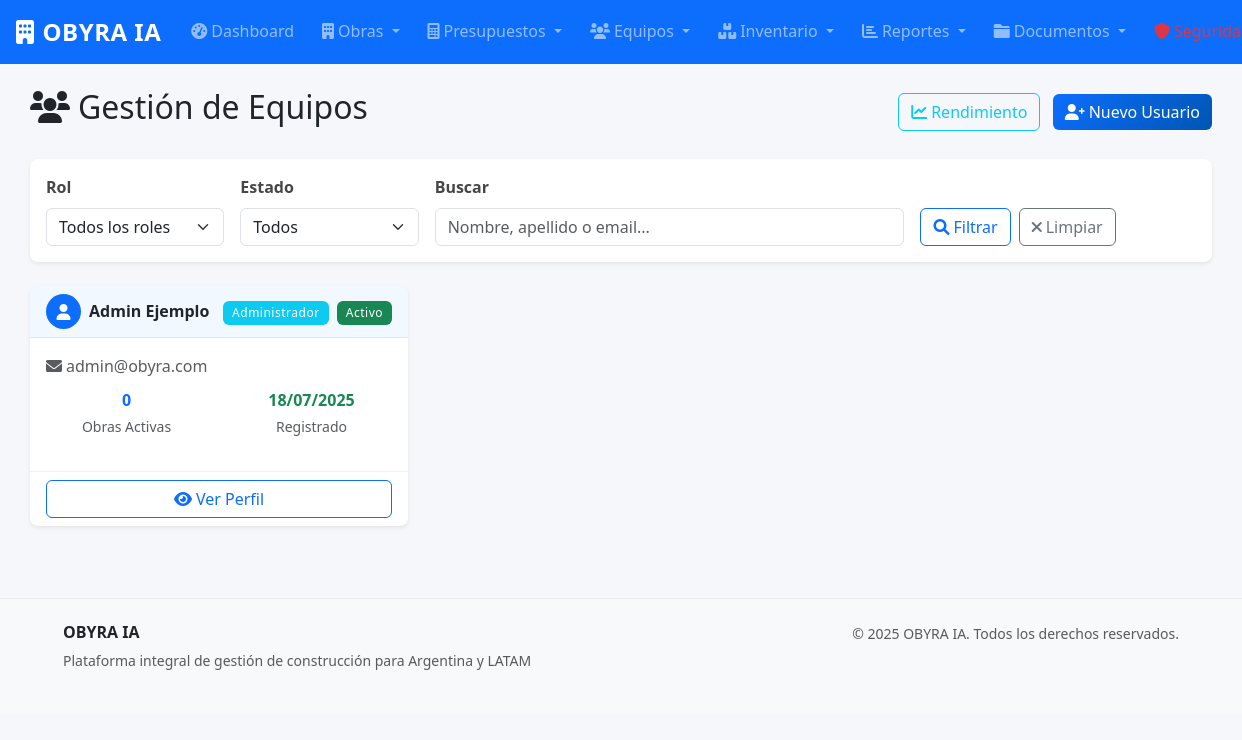
Page /equipos/ (signed in) on the committed database.
### models.py (models this page shows, shortened)
class Usuario(UserMixin, db.Model):
    __tablename__ = 'usuarios'
    id = db.Column(db.Integer, primary_key=True)
    nombre = db.Column(db.String(100), nullable=False)
    apellido = db.Column(db.String(100), nullable=False)
    email = db.Column(db.String(120), unique=True, nullable=False)
    telefono = db.Column(db.String(20))
    password_hash = db.Column(db.String(256), nullable=True)  # Nullable para usuarios de Google
    rol = db.Column(db.String(20), nullable=False, default='operario')  # administrador, tecnico, operario
    activo = db.Column(db.Boolean, default=True)
    auth_provider = db.Column(db.String(20), nullable=False, default='manual')  # manual, google
    google_id = db.Column(db.String(100), nullable=True)  # ID de Google para usuarios OAuth
    profile_picture = db.Column(db.String(500), nullable=True)  # URL de imagen de perfil de Google
    created_at = db.Column(db.DateTime, default=datetime.utcnow)
    fecha_creacion = db.Column(db.DateTime, default=datetime.utcnow)
    organizacion_id = db.Column(db.Integer, db.ForeignKey('organizaciones.id'), nullable=False)
    organizacion = db.relationship('Organizacion', back_populates='usuarios')
    obras_asignadas = db.relationship('AsignacionObra', back_populates='usuario', lazy='dynamic')
    registros_tiempo = db.relationship('RegistroTiempo', back_populates='usuario', lazy='dynamic')
    @property
    def nombre_completo(self):
        return f"{self.nombre} {self.apellido}"
    def puede_acceder_modulo(self, modulo):
        permisos = {
            'administrador': ['obras', 'presupuestos', 'equipos', 'inventario', 'reportes', 'asistente', 'cotizacion', 'documentos', 'seguridad'],
            'tecnico': ['obras', 'presupuestos', 'inventario', 'reportes', 'asistente', 'cotizacion', 'documentos', 'seguridad'],
            'operario': ['obras', 'inventario', 'asistente', 'documentos']
        }
        return modulo in permisos.get(self.rol, [])

### equipos.py (the view, shortened to what this page needs)
@equipos_bp.route('/')
@login_required
def lista():
    if not current_user.puede_acceder_modulo('equipos'):
        flash('No tienes permisos para acceder a este módulo.', 'danger')
        return redirect(url_for('reportes.dashboard'))
    rol_filtro = request.args.get('rol', '')
    buscar = request.args.get('buscar', '')
    activo = request.args.get('activo', '')
    query = Usuario.query
    if rol_filtro:
        query = query.filter(Usuario.rol == rol_filtro)
    if activo:
        query = query.filter(Usuario.activo == (activo == 'true'))
    usuarios = query.order_by(Usuario.apellido, Usuario.nombre).all()
    for usuario in usuarios:
        usuario.obras_activas = usuario.obras_asignadas.join(Obra).filter(
            AsignacionObra.activo == True,
            Obra.estado.in_(['planificacion', 'en_curso'])
        ).count()
    return render_template('equipos/lista.html',
                         usuarios=usuarios,
                         rol_filtro=rol_filtro,
                         buscar=buscar,
                         activo=activo)

### app.py (called while the page is built)
@login_manager.user_loader
def load_user(user_id):
    from models import Usuario
    return Usuario.query.get(int(user_id))

### templates/equipos/lista.html (shortened to what this page needs)
{% extends "base.html" %}
{% block content %}
<div class="container-fluid mt-4">
    <div class="row">
        <div class="col-12">
            <div class="d-flex justify-content-between align-items-center mb-4">
                <h2><i class="fas fa-users me-2"></i>Gestión de Equipos</h2>
                {% if current_user.rol == 'administrador' %}
                <div>
                    <a href="{{ url_for('equipos.rendimiento') }}" class="btn btn-outline-info me-2">
                        <i class="fas fa-chart-line me-1"></i>Rendimiento
                    </a>
                    <a href="{{ url_for('auth.register') }}" class="btn btn-primary">
                        <i class="fas fa-user-plus me-1"></i>Nuevo Usuario
                    </a>
                </div>
                {% endif %}
            </div>
        </div>
    </div>
    <div class="card mb-4">
        <div class="card-body">
            <form method="GET" class="row g-3">
                <div class="col-md-2">
                    <label for="rol" class="form-label">Rol</label>
                    <select class="form-select" id="rol" name="rol">
                        <option value="">Todos los roles</option>
                    </select>
                </div>
                <div class="col-md-2">
                    <label for="activo" class="form-label">Estado</label>
                    <select class="form-select" id="activo" name="activo">
                        <option value="">Todos</option>
                    </select>
                </div>
                <div class="col-md-5">
                    <label for="buscar" class="form-label">Buscar</label>
                    <input type="text" class="form-control" id="buscar" name="buscar"
                           value="{{ buscar }}" placeholder="Nombre, apellido o email...">
                </div>
                <div class="col-md-3 d-flex align-items-end">
                    <button type="submit" class="btn btn-outline-primary me-2">
                        <i class="fas fa-search me-1"></i>Filtrar
                    </button>
                    <a href="{{ url_for('equipos.lista') }}" class="btn btn-outline-secondary">
                        <i class="fas fa-times me-1"></i>Limpiar
                    </a>
                </div>
            </form>
        </div>
    </div>
    <div class="row">
        {% if usuarios %}
            {% for usuario in usuarios %}
            <div class="col-lg-6 col-xl-4 mb-4">
                <div class="card h-100 shadow-sm">
                    <div class="card-header d-flex justify-content-between align-items-center">
                        <div class="d-flex align-items-center">
                            {% if usuario.profile_picture %}
                                <img src="{{ usuario.profile_picture }}" alt="Foto de perfil de {{ usuario.nombre_completo }}"
                                     class="rounded-circle me-2" width="35" height="35" style="object-fit: cover;">
                            {% else %}
                                <div class="bg-primary text-white rounded-circle d-flex align-items-center justify-content-center me-2"
                                     style="width: 35px; height: 35px;">
                                    <i class="fas fa-user"></i>
                                </div>
                            {% endif %}
                            <h6 class="mb-0 fw-bold">{{ usuario.nombre_completo }}</h6>
                        </div>
                        <div>
                            <span class="badge bg-info me-1">{{ usuario.rol.title() }}</span>
                            <span class="badge {{ 'bg-success' if usuario.activo else 'bg-secondary' }}">
                                {{ 'Activo' if usuario.activo else 'Inactivo' }}
                            </span>
                        </div>
                    </div>
                    <div class="card-body">
                        <p class="text-muted mb-2">
                            <i class="fas fa-envelope me-1"></i>{{ usuario.email }}
                        </p>
                        <div class="row text-center mb-3">
                            <div class="col-6">
                                <strong class="text-primary d-block">{{ usuario.obras_activas }}</strong>
                                <small class="text-muted">Obras Activas</small>
                            </div>
                            <div class="col-6">
                                <strong class="text-success d-block">
                                    {{ usuario.fecha_creacion.strftime('%d/%m/%Y') }}
                                </strong>
                                <small class="text-muted">Registrado</small>
                            </div>
                        </div>
                    </div>
                    <div class="card-footer bg-transparent">
                        <div class="d-grid gap-2">
                            <a href="{{ url_for('equipos.detalle', id=usuario.id) }}" class="btn btn-outline-primary">
                                <i class="fas fa-eye me-1"></i>Ver Perfil
                            </a>
                        </div>
                    </div>
                </div>
            </div>
            {% endfor %}
        {% endif %}
    </div>
</div>
{% endblock %}

### static/css/style.css (style rules this page uses)
:root { --primary-color: #0d6efd; --secondary-color: #6c757d; --success-color: #198754; --warning-color: #ffc107; --danger-color: #dc3545; --info-color: #0dcaf0; --dark-color: #212529; --light-color: #f8f9fa; --construction-orange: #ff6900; --construction-yellow: #ffb000; --construction-blue: #003f5c; --construction-gray: #464646; --shadow-sm: 0 0.125rem 0.25rem rgba(0, 0, 0, 0.075); --shadow: 0 0.5rem 1rem rgba(0, 0, 0, 0.15); --shadow-lg: 0 1rem 3rem rgba(0, 0, 0, 0.175); --border-radius: 0.375rem; --border-radius-lg: 0.5rem; --border-radius-xl: 1rem; }
body { font-family: 'Segoe UI', Tahoma, Geneva, Verdana, sans-serif; line-height: 1.6; color: var(--dark-color); background-color: #f5f7fa; margin: 0; padding: 0; }
html { margin: 0; padding: 0; }
* { box-sizing: border-box; }
.container-fluid { padding-left: 15px; padding-right: 15px; }
.card { border: none; border-radius: var(--border-radius-lg); box-shadow: var(--shadow-sm); transition: all 0.3s ease; }
.card-header { background-color: rgba(var(--bs-primary-rgb), 0.05); border-bottom: 1px solid rgba(var(--bs-primary-rgb), 0.1); border-radius: var(--border-radius-lg) var(--border-radius-lg) 0 0 !important; font-weight: 600; }
.card-footer { background-color: rgba(var(--bs-light-rgb), 0.5); border-top: 1px solid rgba(var(--bs-secondary-rgb), 0.1); }
.btn { border-radius: var(--border-radius); font-weight: 500; transition: all 0.3s ease; position: relative; overflow: hidden; }
.btn-primary { background: linear-gradient(135deg, var(--primary-color) 0%, #0056b3 100%); border: none; }
.form-control, .form-select { border-radius: var(--border-radius); border: 1px solid #dee2e6; transition: all 0.3s ease; }
.form-label { font-weight: 600; color: var(--construction-gray); margin-bottom: 0.5rem; }
.badge { font-weight: 500; letter-spacing: 0.5px; padding: 0.5em 0.75em; border-radius: var(--border-radius); }

### rows in the picture
Usuario: nombre_completo "Admin Ejemplo", rol "Administrador", activo "Activo", email "admin@obyra.com", obras_activas "0", fecha_creacion "18/07/2025"
